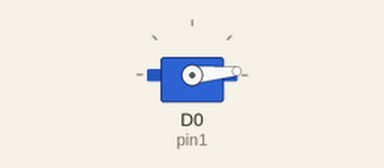
Simulated run of this sketch. Board: Particle Photon. On the bench: servo.

Above: at 0.1 s.
At 1.3 s:
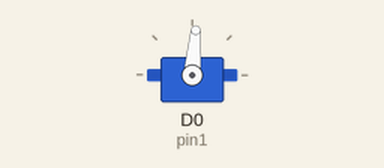
At 2.7 s:
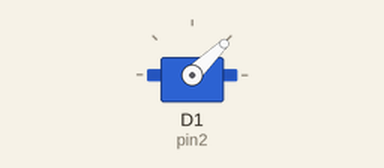
At 5.6 s:
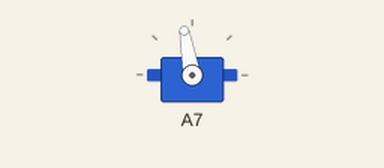
Timing chart, 0 to 7.1 s (numbered marks = the images above):
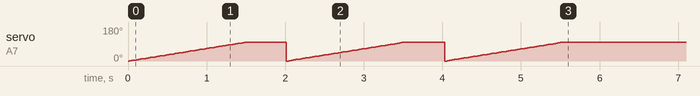

The sketch:

PuzzleBoxController.ino
```cpp
int pin1 = D0;
int pin2 = D1;
int pin3 = WKP;

int pos = 0;
Servo myservo;

void setup()
{
    Particle.function("servo",servoToggle);
    Particle.function("reset_servo",reset_servo);

    reset_servo("");
}

void loop()
{

}


int servoToggle(String servoNum) {

    int currPin;

    if (servoNum == "1") {
        currPin = pin1;
    } else if (servoNum == "2") {
        currPin = pin2;
    } else if (servoNum == "3"){
        currPin = pin3;
    } else {
        return 0;
    }

    myservo.attach(currPin);
    delay(500);
    for (pos = 100; pos >= 0; pos -= 1) {
        myservo.write(pos);
        delay(30);
    }
    delay(1000);
    for (pos = 0; pos <= 100; pos += 1) {
        myservo.write(pos);
        delay(15);
    }
    delay(1000);
    myservo.detach();

    return 1;
}

int reset_servo (String null){
    myservo.attach(pin1);
    for (pos = 0; pos <= 100; pos += 1) {
            myservo.write(pos);
            delay(15);
    }
    myservo.detach();
    delay(500);

    myservo.attach(pin2);
    for (pos = 0; pos <= 100; pos += 1) {
            myservo.write(pos);
            delay(15);
    }
    myservo.detach();
    delay(500);

    myservo.attach(pin3);
    for (pos = 0; pos <= 100; pos += 1) {
            myservo.write(pos);
            delay(15);
    }
    myservo.detach();
    delay(500);
}
```
